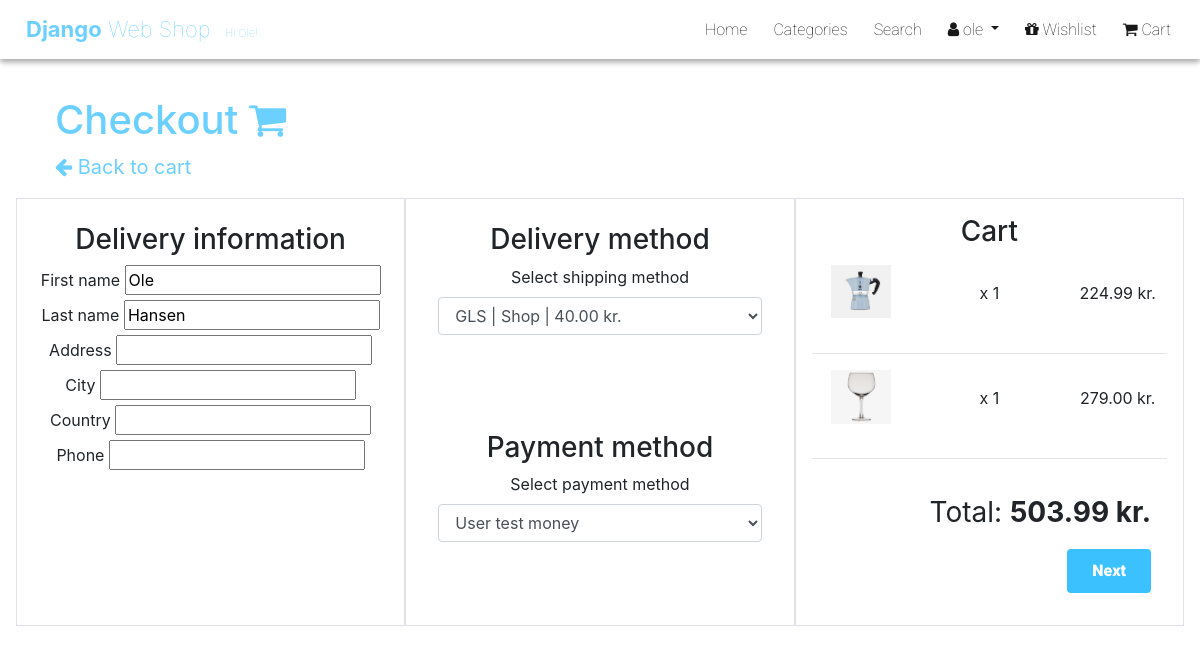
The page /shop/checkout/ (signed in) on the database as committed earlier.
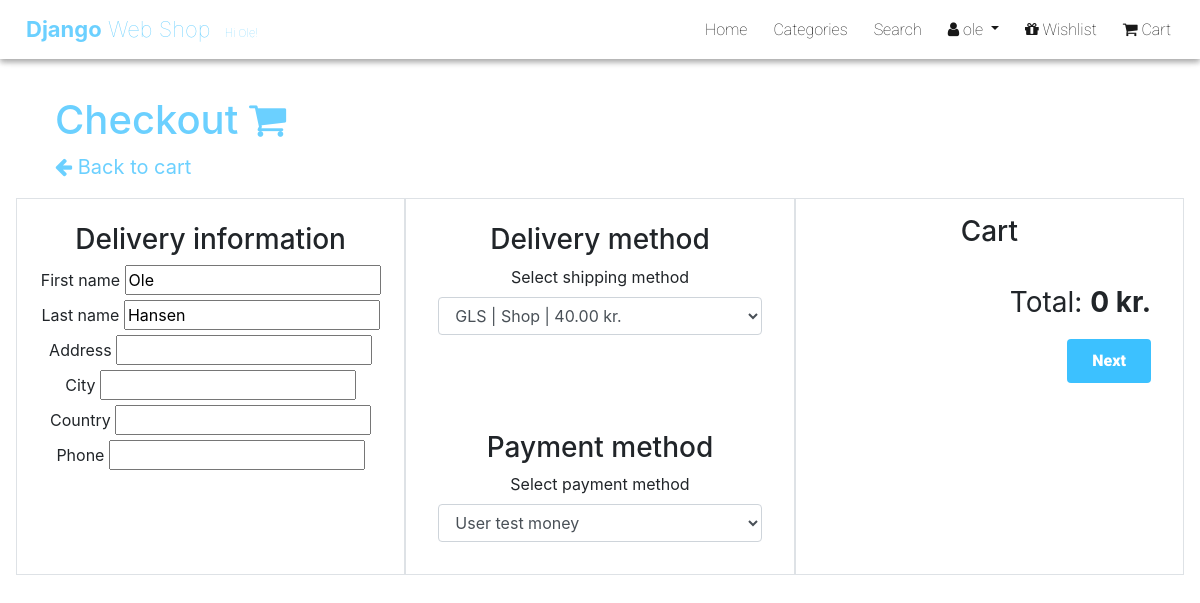
The same page on the database as committed later.
### shop/models.py (models this page shows, shortened)
class UserProductVariantCart(models.Model):
    user = models.ForeignKey(User, on_delete=models.CASCADE)
    product_variant = models.ForeignKey(ProductVariant, on_delete=models.CASCADE)
    quantity = models.PositiveIntegerField()
    size = models.ForeignKey(ProductVariantSizeOption, on_delete=models.CASCADE, null=True)
    def total(self):
        return self.product_variant.price * self.quantity

class ProductVariant(models.Model):
    product = models.ForeignKey(Product, on_delete=models.CASCADE)
    price = models.DecimalField(max_digits=19, decimal_places=2)
    image = models.ImageField(validators=[FileExtensionValidator(allowed_extensions=['jpg', 'png', 'jpeg'])])

### shop/views.py (the view, shortened to what this page needs)
# urls.py: path('checkout/', views.checkout, name='checkout'),
def checkout(req):
    user = UserProfile.objects.filter(user=req.user.id)
    cart_products = UserProductVariantCart.objects.select_related('product_variant').filter(user=req.user)
    shipping_methods = ShippingMethod.objects.all()
    cart_total = 0
    for cart_product in cart_products:
        cart_total += cart_product.total()
    context = {
        'cart_total': cart_total,
        'cart_products': cart_products,
        'user_profile': user[0],
        'shipping_methods': shipping_methods
    }
    return render(req, 'pages/checkout/checkout.html', context)

### shop/models.py (called while the page is built)
    def __str__(self):
        return self.shipping_method

### shop/templates/pages/checkout/checkout.html (shortened to what the changed rows need)
{% extends '_base.html' %}
{% block content %}
        <form action="{% url 'shop:checkout' %}" method="POST" class="row m-3">
            <div class="space-for-nav col-12">
                <h1 class="mx-4 dws-blue">Checkout <i class="fa fa-shopping-cart"></i></h1>
            </div>
            <div class="col-4 mt-3 p-3 border text-center order-confirm-wrapper">
                <h3 class="mb-3">Cart</h3>
                {% for cart_product in cart_products %}
                    <div class="order-confirm-entry row">
                        <div class="col-4">
                            <img src="{{ MEIDA_URL }}{{ cart_product.product_variant.image.url }}">
                        </div>
                        <div class="col-4 my-3">
                        <p>x {{ cart_product.quantity }}</p>
                        </div>
                        <div class="col-4 my-3">
                            <p>{{ cart_product.total }} kr.</p>
                        </div>
                    </div>
                    <hr />
                {% endfor %}
                <div class="text-right p-3">
                    <p class="large-text">Total: <b>{{ cart_total }} kr.</b></p>
                    <button class="btn btn-primary">Next</button>
                </div>
            </div>
        </form>
{% endblock %}

Rows that differ between the two databases and show on the page:
removed UserProductVariantCart: product_variant.image (picture), quantity "1", total "224.99"
removed UserProductVariantCart: product_variant.image (picture), quantity "1", total "279.00"
Other text that changed with them:
{{ cart_total }}: "503.99" → "0"
